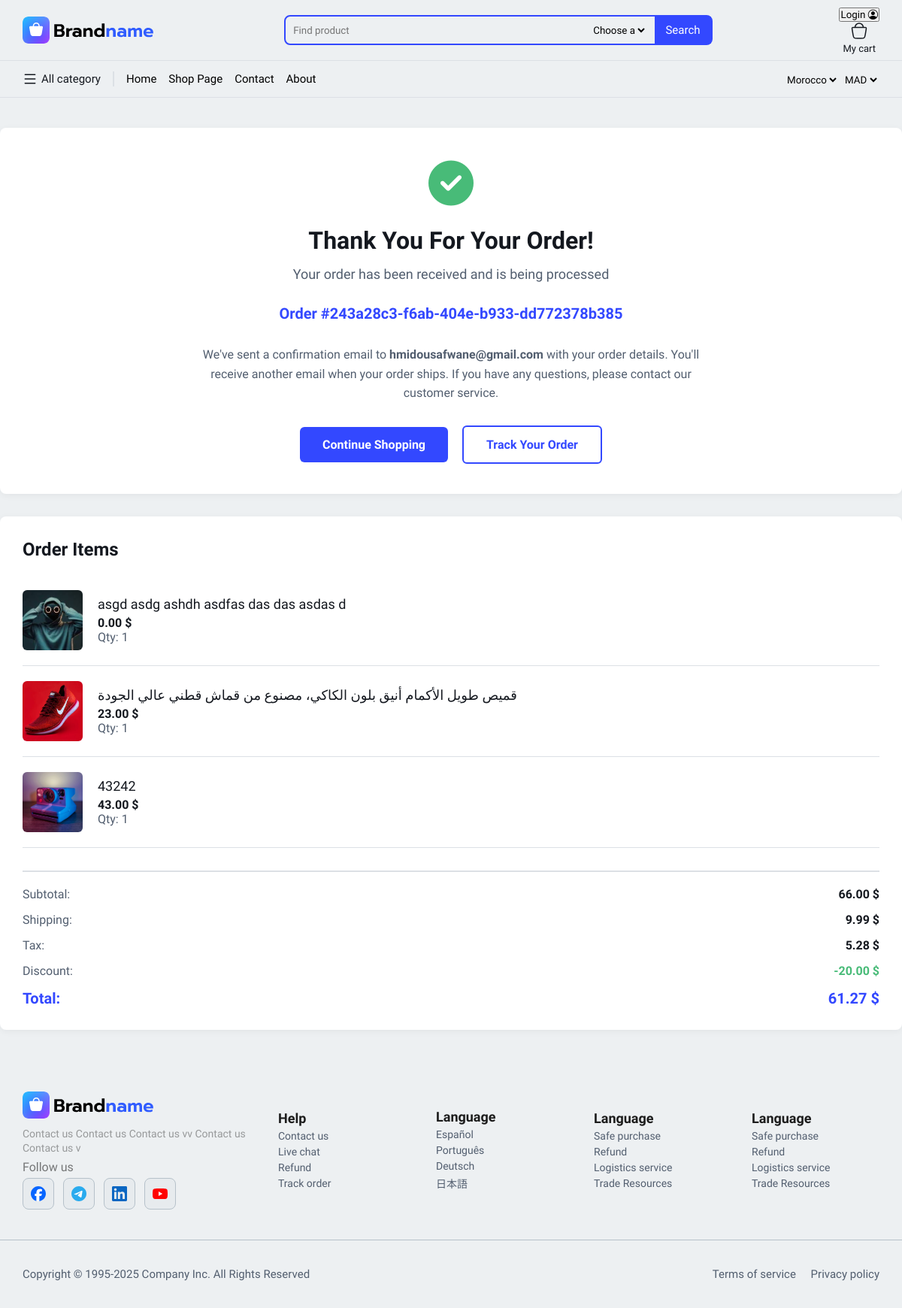
/confirmation/243a28c3f6ab404eb933dd772378b385, run on the app's committed database.
### orders/models.py (models this page shows, shortened)
class Order(models.Model):
    user = models.ForeignKey(settings.AUTH_USER_MODEL, on_delete=models.CASCADE, related_name='orders', null=True, blank=True)
    order_number = models.PositiveIntegerField(unique=True, null=True, blank=True)
    class OrderState(models.TextChoices):
        PENDING = "Pending", "Pending"
        CONFIRMED = "Confirmed", "Confirmed"
        NO_RESPONSE = "No Response", "No Response"
        CANCELLED = "Cancelled", "Cancelled"
        DELIVERED = "Delivered", "Delivered"
    class PaymentMethod(models.TextChoices):
        CASH_ON_DELIVERY = "Cash on Delivery", "Cash on Delivery"
        CREDIT_CARD = "Credit Card", "Credit Card"
        PAYPAL = "PayPal", "PayPal"
    id = models.UUIDField(primary_key=True, default=uuid.uuid4, editable=False)
    created_at = models.DateTimeField(auto_now_add=True)
    is_completed = models.BooleanField(default=False)
    options = models.CharField(max_length=100,null=True, blank=True)
    color = models.CharField( max_length=100,null=True, blank=True)
    size = models.CharField(max_length=100,null=True, blank=True)
    customer_name = models.CharField(max_length=200)
    customer_email = models.EmailField(null=True, blank=True)
    customer_phone = models.CharField(max_length=20)
    customer_address = models.TextField()
    city = models.CharField(max_length=100, null=True, blank=True)
    payment_method = models.CharField(
        max_length=50,
        choices=PaymentMethod.choices,
        default=PaymentMethod.CASH_ON_DELIVERY
    )
    products = models.ManyToManyField('products.Product', blank=True)
    state = models.CharField(
        max_length=50,
        choices=OrderState.choices,
        default=OrderState.PENDING
    )

### products/models.py (models this page shows, shortened)
class Product(models.Model):
    id = models.UUIDField(primary_key=True, default=uuid.uuid4, editable=False)
    name = models.CharField(max_length=300)
    price = models.DecimalField(max_digits=10, decimal_places=2, default=0.00)
    old_price = models.DecimalField(max_digits=10, decimal_places=2, null=True, blank=True)
    discount = models.DecimalField(max_digits=4, decimal_places=2, default=0, null=True, blank=True)
    description_1 = models.TextField()
    description_2 = models.TextField(null=True, blank=True)
    description_3 = models.TextField(null=True, blank=True)
    image_1 = models.ImageField(upload_to='products/')
    image_2 = models.ImageField(upload_to='products/', null=True, blank=True)
    image_3 = models.ImageField(upload_to='products/', null=True, blank=True)
    image_4 = models.ImageField(upload_to='products/', null=True, blank=True)
    image_5 = models.ImageField(upload_to='products/', null=True, blank=True)
    image_6 = models.ImageField(upload_to='products/', null=True, blank=True)
    image_7 = models.ImageField(upload_to='products/', null=True, blank=True)
    image_8 = models.ImageField(upload_to='products/', null=True, blank=True)
    image_9 = models.ImageField(upload_to='products/', null=True, blank=True)
    image_10 = models.ImageField(upload_to='products/', null=True, blank=True)
    is_active = models.BooleanField(default=True)
    sales_count = models.PositiveIntegerField(default=0)
    categories = models.ManyToManyField('Category', related_name='products', blank=True)
    options = models.ManyToManyField('Option', related_name='products', blank=True)
    color = models.ManyToManyField('Color', related_name='products', blank=True)
    size = models.ManyToManyField('Size', related_name='products', blank=True)
    created_at = models.DateTimeField(auto_now_add=True)
    updated_at = models.DateTimeField(auto_now=True)
    class Meta:
        ordering = ['-created_at']

### website/views.py (the view)
# urls.py: path('confirmation/<str:id>',views.confirmation,name='Confirmation'),
def confirmation(request, id):
    base_context = Base(request)  # جلب logo
    order = get_object_or_404(Order, id=id)
    subtotal = sum(float(product.price) for product in order.products.all())
    shipping = 9.99  # مثال ثابت
    tax = subtotal * 0.08  # مثال 8%
    discount = 20.00  # مثال ثابت
    total = subtotal + shipping + tax - discount
    context = {
        'order': order,
        'subtotal': subtotal,
        'shipping': shipping,
        'tax': tax,
        'discount': discount,
        'total': total,
    }
    context.update(base_context)
    return render(request,'Confirmation.html',context)

### website/context_processors.py (called while the page is built)
def base_vars(request):
    return {
        'main_domin': settings.MINE_DOMINE,
        'currency': settings.CURRENCY_SYMBOL,
        'countries': settings.MINE_COUNTRIES,
        'option_1': settings.OPTION1,
        'option_2': settings.OPTION2,
        'option_3': settings.OPTION3,
    }

def store_settings(request):
    settings_obj = StoreSettings.objects.first()
    return {
        'store_settings': settings_obj
    }

### website/templates/Confirmation.html (shortened to what this page needs)
{% extends 'base.html' %}
{% block content %}
<link rel="stylesheet" href="\static\css\Confirmation.css">
<div class="confirmation-container">
    <div class="confirmation-card">
        <div class="confirmation-icon">
            <i class="fas fa-check-circle"></i>
        </div>
        <h1 class="confirmation-title">Thank You For Your Order!</h1>
        <p class="confirmation-subtitle">Your order has been received and is being processed</p>
        <div class="order-number">Order #{{ order.id }}</div>
        <p class="confirmation-message">
            We've sent a confirmation email to <strong>{{ order.customer_email }}</strong> with your order details.
            You'll receive another email when your order ships. If you have any questions, please contact our customer service.
        </p>
        <div class="btn-group">
            <a href="{% url 'Shop' %}" class="btn btn-primary">Continue Shopping</a>
            <a href="{% url 'profile' %}#orders" class="btn btn-outline">Track Your Order</a>
        </div>
    </div>
    <div class="order-items">
        <h2>Order Items</h2>
        {% for product in order.products.all %}
        <div class="order-item">
            <div class="item-image">
                <img src="{{ product.image_1.url }}" alt="{{ product.name }}">
            </div>
            <div class="item-details">
                <div class="item-name">{{ product.name }}</div>
                <div class="item-price">{{ product.price }} {{ currencySymbol|default:"$" }}</div>
                <div class="item-quantity">Qty: 1</div>
            </div>
        </div>
        {% endfor %}
        <div class="order-totals">
            <div class="total-row">
                <span class="total-label">Subtotal:</span>
                <span class="total-value">{{ subtotal|floatformat:2 }} {{ currencySymbol|default:"$" }}</span>
            </div>
            <div class="total-row">
                <span class="total-label">Shipping:</span>
                <span class="total-value">{{ shipping|floatformat:2 }} {{ currencySymbol|default:"$" }}</span>
            </div>
            <div class="total-row">
                <span class="total-label">Tax:</span>
                <span class="total-value">{{ tax|floatformat:2 }} {{ currencySymbol|default:"$" }}</span>
            </div>
            <div class="total-row">
                <span class="total-label">Discount:</span>
                <span class="total-value" style="color: var(--success-color);">-{{ discount|floatformat:2 }} {{ currencySymbol|default:"$" }}</span>
            </div>
            <div class="total-row grand-total">
                <span>Total:</span>
                <span>{{ total|floatformat:2 }} {{ currencySymbol|default:"$" }}</span>
            </div>
        </div>
    </div>
</div>
{% endblock %}

### website/static/css/base.css (style rules this page uses)
* { padding: 0; margin: 0; box-sizing: border-box; font-family: "Changa", sans-serif; font-optical-sizing: auto; }
:root { --main-color:#3348FF; --main-color2:#7B93FF; }

### website/static/css/Confirmation.css (style rules this page uses)
* { padding: 0; margin: 0; box-sizing: border-box; font-family: "Changa", sans-serif; }
:root { --border-color: #DCE0E5; --text-color: #14181F; --light-text: #525E6F; --bg-light: #EDF0F2; --success-color: #48BB78; }
body { background-color: var(--bg-light); }
.confirmation-container { max-width: 1240px; margin: 40px auto; }
.confirmation-card { background: white; border-radius: 8px; box-shadow: 0 2px 10px rgba(0,0,0,0.05); padding: 40px; text-align: center; margin-bottom: 30px; }
.confirmation-icon { font-size: 60px; color: var(--success-color); margin-bottom: 20px; }
.confirmation-title { font-size: 32px; color: var(--text-color); margin-bottom: 15px; font-weight: 600; }
.confirmation-subtitle { font-size: 18px; color: var(--light-text); margin-bottom: 30px; }
.order-number { font-size: 20px; color: var(--main-color); font-weight: 600; margin-bottom: 30px; }
.confirmation-message { font-size: 16px; color: var(--light-text); margin-bottom: 30px; max-width: 700px; margin-left: auto; margin-right: auto; line-height: 1.6; }
.btn { padding: 14px 30px; border-radius: 6px; font-size: 16px; font-weight: 600; cursor: pointer; border: none; transition: all 0.3s ease; display: inline-block; text-decoration: none; }
.btn-primary { background-color: var(--main-color); color: white; }
.btn-outline { background: white; color: var(--main-color); border: 2px solid var(--main-color); margin-left: 15px; }
.order-items { background: white; border-radius: 8px; box-shadow: 0 2px 10px rgba(0,0,0,0.05); padding: 30px; }
.order-items h2 { font-size: 24px; color: var(--text-color); margin-bottom: 20px; font-weight: 600; }
.order-item { display: flex; gap: 20px; padding: 20px 0; border-bottom: 1px solid var(--border-color); align-items: center; }
.item-image { width: 80px; height: 80px; background: var(--bg-light); border-radius: 6px; display: flex; align-items: center; justify-content: center; color: var(--light-text); font-weight: bold; flex-shrink: 0; }
.item-image img { width: 100%; height: 100%; object-fit: cover; border-radius: 6px; }
.item-details { flex: 1; text-align: left; }
.item-name { font-size: 18px; color: var(--text-color); margin-bottom: 5px; font-weight: 500; }
.item-price { font-size: 16px; font-weight: 600; color: var(--text-color); }
.item-quantity { font-size: 16px; color: var(--light-text); }
.order-totals { margin-top: 30px; padding-top: 20px; border-top: 2px solid var(--border-color); }
.total-row { display: flex; justify-content: space-between; margin-bottom: 15px; }
.total-row:last-child { margin-bottom: 0; }
.total-label { font-size: 16px; color: var(--light-text); }
.total-value { font-size: 16px; color: var(--text-color); font-weight: 600; }
.grand-total { font-size: 20px; color: var(--main-color); font-weight: 700; }

### data on the page
Order: id "243a28c3-f6ab-404e-b933-dd772378b385", customer_email "hmidousafwane@gmail.com"
Product: image_1 (picture), name "asgd asdg ashdh asdfas das das asdas d", price "0.00", currencySymbol "$"
Product: image_1 (picture), name "قميص طويل الأكمام أنيق بلون الكاكي، مصنوع من قماش قطني عالي الجودة", price "23.00", currencySymbol "$"
Product: image_1 (picture), name "43242", price "43.00", currencySymbol "$"

### other printed values
{{ subtotal|floatformat:2 }} "66.00"
{{ currencySymbol|default:"$" }} "$"
{{ shipping|floatformat:2 }} "9.99"
{{ tax|floatformat:2 }} "5.28"
{{ discount|floatformat:2 }} "20.00"
{{ total|floatformat:2 }} "61.27"
form field value "Morocco"
form field value "MAD"
